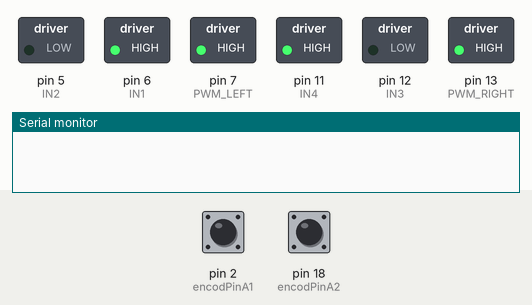
Recording of a program running on a simulated Arduino Mega 2560, built with avr-gcc and run on an emulated ATmega2560. Shown: switched loads named in the program (green lamp = pin HIGH), the last lines printed to the serial monitor. The test bench sets the inputs (shaded band); at power-on: pin 2 (encodPinA1) HIGH, pin 18 (encodPinA2) HIGH.

Above: at 0.2 s.
At 26.24 s:
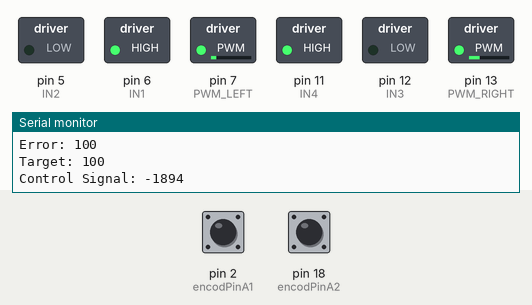
At 39.34 s:
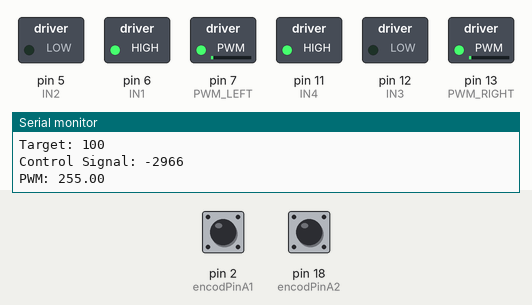
Timing chart, 0 to 40.0 s (numbered marks = the images above):
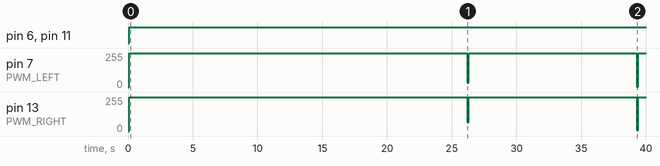

Measured:
- by itself, pin 6 (IN1), pin 11 (IN4): LOW → HIGH at 0.10 s
- by itself, pin 7 (PWM_LEFT): 0/255 → 255/255 at 0.10 s, → 33/255 26.1 s later, → 255/255 0.10 s later, → 2/255 13.0 s later, … (5 changes in this stretch)
- by itself, pin 13 (PWM_RIGHT): 0/255 → 255/255 at 0.10 s, → 66/255 26.1 s later, → 255/255 0.10 s later, → 4/255 13.0 s later, … (5 changes in this stretch)

The program:

main.cpp
```cpp
// This file sets the motor to a certain speed, counts encoder ticks, and converts to angular rotation in RPM and Radians/second

#include <Arduino.h>
#include <util/atomic.h> // For the ATOMIC_BLOCK macro
#include <string.h>

#define encodPinA1 2 // YELLOW
#define encodPinB1 3 // WHITE
#define PWM_LEFT 7
#define IN2 5
#define IN1 6
#define encodPinA2    18  // right motor
#define encodPinB2    19
#define PWM_RIGHT 13
#define IN3 12
#define IN4 11

// TODO Incorporate in debug definitions and logic to only test one or both motors/encoders

//time stuff
int prevT_print = 0;
int prevT_ctrl = 0;
int curT = 0;
int LOOPTIME_CTRL = 100;
int LOOPTIME_PRINT = 1000;
int dt = 0;

//encoder and velocity stuff
const float RPM2RADPERSEC = 0.104719755f;
float wheelRadius = 3.5;
volatile int countLeft = 0; // tick counter, specify countLeft as volatile: https://www.arduino.cc/reference/en/language/variables/variable-scope-qualifiers/volatile/
volatile int countRight = 0;
//declared here since it needs to be used by updatePid
// int angVel_rpm_Left = 0;
// int angVel_rpm_Right = 0;
int dir;

struct encoderInfoStruct {
  int angVel_rpm;
  long countPrev;
};

//to have their values set to 0 later in setup
encoderInfoStruct encoderInfoLeft;
encoderInfoStruct encoderInfoRight;

// Control Stuff
//TODO change to use micros and try that out
const int angVel_rpm_target_Left = 50;
const int angVel_rpm_target_Right = 100;
// int error = 0;


float pwr_Left = 0;
float pwr_Right = 0;

//Control Stuff v2
//TODO turn these into a struct

struct controllerStateStruct {
  int e;
  //the rest of these should initialize to zero, if they don't do it in setup
  float dedt;
  float eprev;
  float eintegral;
  int u;
};

controllerStateStruct controllerStateLeft;
controllerStateStruct controllerStateRight;

// PID constants
float Kp =  2.5;                                // PID proportional control Gain
float Kd =  0.3;
float Ki = 0.1;


//Function Declarations
void readEncoderLeft();
void readEncoderRight();
float setMotor(int u_constrained, int pwm, int in1, int in2);
encoderInfoStruct processEncoderTicks(encoderInfoStruct encoderInfo, int count_temp, int dt);
void getControllerData(controllerStateStruct controllerState, int target, float pwr);
int updatePid(int targetValue, int currentValue);
controllerStateStruct updatePid_v2(int targetValue, int currentValue, int dt, controllerStateStruct controllerState);
void processMotorData(String name, int ticks, int angVel_rpm);
int initialCtrlSignal(controllerStateStruct controllerState);


void setup() {
  Serial.begin(9600);

  encoderInfoLeft.angVel_rpm = 0;
  encoderInfoLeft.countPrev = 0;
  encoderInfoRight.angVel_rpm = 0;
  encoderInfoRight.countPrev = 0;

  controllerStateLeft.u = initialCtrlSignal(controllerStateLeft);
  controllerStateRight.u = initialCtrlSignal(controllerStateRight);

  prevT_print = millis();
  prevT_ctrl = millis();

  pinMode(encodPinA1,INPUT);
  pinMode(encodPinB1,INPUT);
  //TODO try initializing them with high like that one dude did in the Pololu forums
  // attachInterrupt(digitalPinToInterrupt(ENCA),readEncoderLeft,CHANGE);
  digitalWrite(encodPinA1, HIGH);                      // turn on pullup resistor
  digitalWrite(encodPinB1, HIGH);
  attachInterrupt(digitalPinToInterrupt(encodPinA1),readEncoderLeft,FALLING);

  pinMode(encodPinA2,INPUT);
  pinMode(encodPinB2,INPUT);
  digitalWrite(encodPinA2, HIGH);                      // turn on pullup resistor
  digitalWrite(encodPinB2, HIGH);
  attachInterrupt(digitalPinToInterrupt(encodPinA2),readEncoderRight,FALLING);

  pinMode(PWM_LEFT,OUTPUT);
  pinMode(IN1,OUTPUT);
  pinMode(IN2,OUTPUT);

  pinMode(PWM_RIGHT,OUTPUT);
  pinMode(IN3,OUTPUT);
  pinMode(IN4,OUTPUT);
}

void loop() {

  int countLeft_temp = 0;
  int countRight_temp = 0;
  ATOMIC_BLOCK(ATOMIC_RESTORESTATE) {
    countLeft_temp = countLeft;
    countRight_temp = countRight;
  }

  curT = millis() ;
  // static int u = 0;
  dt = curT - prevT_ctrl;
  if (dt >= LOOPTIME_CTRL) {
    //updates angVel_rpm_temp
    encoderInfoLeft =  processEncoderTicks(encoderInfoLeft, countLeft_temp, dt);
    encoderInfoRight = processEncoderTicks(encoderInfoRight, countRight_temp, dt);
    // control signal
    //one form of mapping
    // u = updatePid(angVel_rpm_target_Left, angVel_rpm);
    controllerStateLeft = updatePid_v2(angVel_rpm_target_Left, encoderInfoLeft.angVel_rpm, dt, controllerStateLeft);
    controllerStateRight = updatePid_v2(angVel_rpm_target_Right, encoderInfoRight.angVel_rpm, dt, controllerStateRight);

    //TODO add in condition to check for total elapsed time

    // signal the motor
    pwr_Left = setMotor(controllerStateLeft.u,PWM_LEFT,IN1,IN2);
    // delay(10);
    pwr_Right = setMotor(controllerStateRight.u,PWM_RIGHT,IN4,IN3);

    //reset prev time to know when to go back in loop
    prevT_ctrl = curT;
  }

  //Print out Results
  dt = curT - prevT_print;
  if (dt >= LOOPTIME_PRINT) {
    processMotorData("left", countLeft_temp, encoderInfoLeft.angVel_rpm);
    getControllerData(controllerStateLeft, angVel_rpm_target_Left, pwr_Left);

    processMotorData("right",countRight_temp, encoderInfoRight.angVel_rpm);
    getControllerData(controllerStateRight, angVel_rpm_target_Right, pwr_Right);
    prevT_print = curT;
  }

  // delay(5);
}

float setMotor(int u_temp, int pwm, int in1, int in2){
  // motor power
  float pwr = fabs(u_temp);
  //another layer of mapping
  if( pwr > 255 ){
    pwr = 255;
  }

  // motor direction
  dir = 1;
  // if(u_temp<0){
  //   dir = -1;
  // }

  analogWrite(pwm,pwr);
  if(dir == 1){
    digitalWrite(in1,HIGH);
    digitalWrite(in2,LOW);
  }
  else if(dir == -1){
    digitalWrite(in1,LOW);
    digitalWrite(in2,HIGH);
  }
  else{
    digitalWrite(in1,LOW);
    digitalWrite(in2,LOW);
  }
  return pwr;
}

void readEncoderLeft(){
  int b = digitalRead(encodPinB1);
  if(b > 0){
    countLeft++;
  }
  else{
    countLeft--;
  }
}

void readEncoderRight(){
  int b = digitalRead(encodPinB2);
  if(b > 0){
    countRight++;
  }
  else{
    countRight--;
  }
}

  //TODO may need this to change this to 12 or 24 if only using the rising edge and not both
encoderInfoStruct processEncoderTicks(encoderInfoStruct encoderInfo, int count_temp,int dt)  {                                                        // calculate speed, volts and Amps
  // static long countPrev1 = 0;                                                   // last count
  // Convert from ticks to revolutions of output shaft: 48 CPR (pulses) X 75 gear ratio = output shaft revolutions
  encoderInfo.angVel_rpm = ((count_temp - encoderInfo.countPrev) * (60 * (1000 / dt))) / (48 * 20.4);
  //reset count to zero
  // countLeft = 0;
  encoderInfo.countPrev = count_temp;
  return encoderInfo;
}

void processMotorData(String name, int ticks, int angVel_rpm) {
  float angVel_rad = angVel_rpm * RPM2RADPERSEC;
  float linVel = angVel_rad*wheelRadius;
  Serial.print("Motor Side is: ");
  Serial.println(name);
  Serial.print("Encoder Position: ");
  Serial.println(ticks);
  Serial.print("RPM1: ");
  Serial.println(angVel_rpm);
  // Serial.print("Rad/second: ");
  // Serial.println(angVel_rad);
  // Serial.print("Meters/second: ");
  // Serial.println(linVel);
  Serial.print("Direction: ");
  Serial.println(dir);

}

void getControllerData(controllerStateStruct controllerState, int target, float pwr) {
  Serial.print("Error: ");
  Serial.println(controllerState.e);
  Serial.print("Target: ");
  Serial.println(target);
  Serial.print("Control Signal: ");
  Serial.println(controllerState.u);
  // Serial.print("Constrained Control Signal: ");
  // Serial.println(u_constrained);
  Serial.print("PWM: ");
  Serial.println(pwr);
  Serial.println("");
}

// int updatePid(int targetValue, int currentValue)   {             // compute PWM_LEFT value
//   static int last_error = 0;
//   error = targetValue - currentValue;
//   u = (int)((Kp * error) + (Kd * (error - last_error)));
//   last_error = error;
//   if(u < 0) {
//     u = constrain(u, -255, 0);
//   }
//   else {
//     int u = constrain(u, 0, 255);
//   }
//   return u;
// }

controllerStateStruct updatePid_v2(int targetValue, int currentValue, int dt, controllerStateStruct controllerState)
{
  // error
  controllerState.e = targetValue - currentValue;
  // derivative
  controllerState.dedt = (controllerState.e-controllerState.eprev)/(dt);
  // integral
  controllerState.eintegral = controllerState.eintegral + controllerState.e*dt;
  // control signal
  controllerState.u = (int)(Kp*controllerState.e + Kd*controllerState.dedt + Ki*controllerState.eintegral);
  // store previous error
  controllerState.eprev = controllerState.e;
  // if(u < 0) {
  //   u = constrain(u, -255, 0);
  // }
  // else {
  //   int u = constrain(u, 0, 255);
  // }
  return controllerState;
}


//change this to u to a different name
int initialCtrlSignal(controllerStateStruct controllerState)
{
  if (angVel_rpm_target_Left == 30)
  { controllerState.u = 160;
  }

  if (angVel_rpm_target_Left == 45)
  { controllerState.u = 190;
  }

  if (angVel_rpm_target_Left == 60)
  { controllerState.u = 240;
  }

  if (angVel_rpm_target_Left == 75)
  { controllerState.u = 300;
  }

  if (angVel_rpm_target_Left == 90)
  { controllerState.u = 335;
  }

  if (angVel_rpm_target_Left == 105)
  { controllerState.u = 370;
  }

  if (angVel_rpm_target_Left == 120)
  { controllerState.u = 399;
  }
  return controllerState.u;

}


//Leftover Code

// getControllerData1(error, angVel_rpm_target_Left, u);
```
